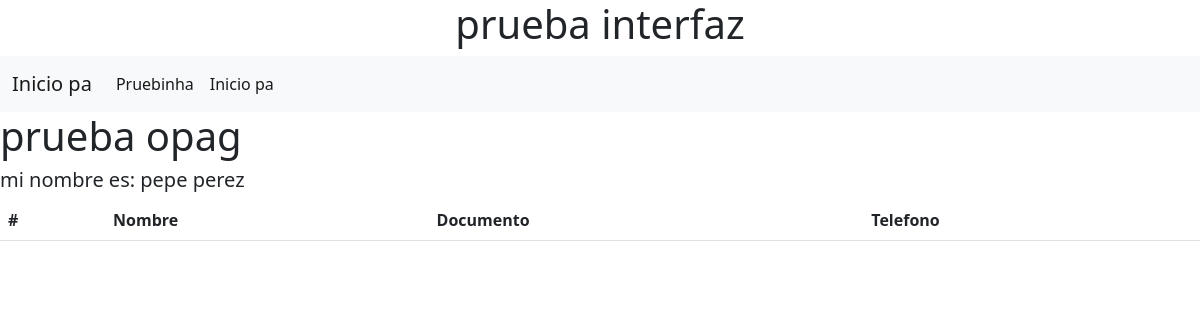
Before: /prueba/ with the older database file.
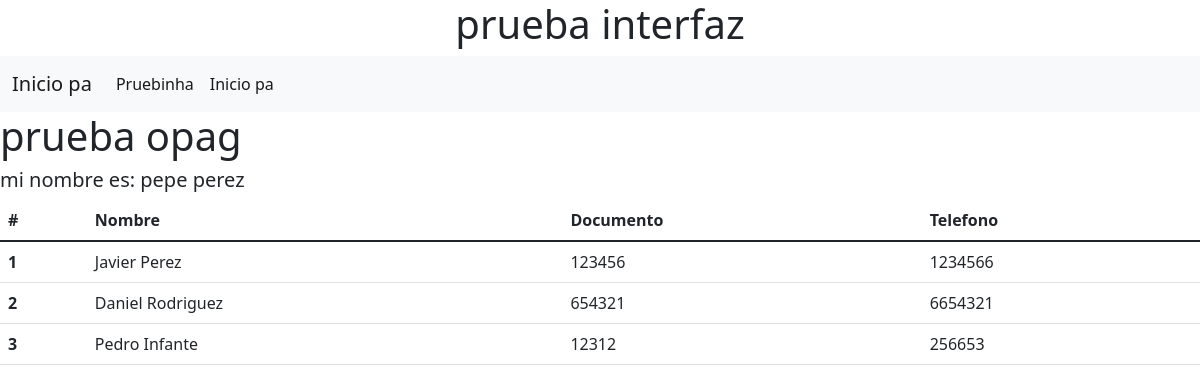
After: the same page with the newer database file.
### mainApp/models.py (models this page shows)
class Estudiante(models.Model):
    nombre = models.CharField(max_length=50)
    documento = models.IntegerField()
    fecha_nac = models.DateField(null=True, blank=True)
    telefono = models.IntegerField()
    created_at = models.DateTimeField(auto_now_add=True)
    updated_at = models.DateTimeField(auto_now=True)

### mainApp/views.py (the view)
# urls.py: path('prueba/', mainApp.views.prueba, name='prueba'),
def prueba(request):
    nombre = 'pepe'
    apellido = 'perez'
    estado = True
    estudiantes = mostrar_alumnos()
    return render(request, 'prueba.html',{
        'nomb' : nombre,
        'apell' : apellido,
        'dato' : estudiantes,
        'estado' : estado
    })

### mainApp/views.py (called while the page is built)
def mostrar_alumnos():
    estudiante = Estudiante.objects.all()
    return estudiante

### mainApp/templates/prueba.html (shortened to what this page needs)
{% extends 'layouts/layout.html' %}
{% block content %}
    <h1> prueba opag </h1>
    <h5>mi nombre es: {{nomb}} {{apell}}</h5>
    {% if estado %}
        <table class='table'>
            <thead>
                <tr>
                <th scope='col'>#</th>
                <th scope='col'>Nombre</th>
                <th scope='col'>Documento</th>
                <th scope='col'>Telefono</th>
                </tr>
            </thead>
            <tbody>
                {% for alumno in dato %}
                    <tr>
                        <th scope='row'>{{alumno.id}}</th>
                        <td>{{alumno.nombre}}</td>
                        <td>{{alumno.documento}}</td>
                        <td>{{alumno.telefono}}</td>
                    </tr>
                {% endfor %}
            </tbody>
        </table>
    {% endif %}
{% endblock  %}

### mainApp/templates/layouts/layout.html (shortened to what this page needs)
<!DOCTYPE html>
<html lang="en">
<head>
    <link href="https://cdn.jsdelivr.net/npm/bootstrap@5.1.3/dist/css/bootstrap.min.css" rel="stylesheet">
</head>
<body>
    <header>
        <h1 class='text-center'> prueba interfaz </h1>
        <nav class="navbar navbar-expand-lg navbar-light bg-light">
            <div class="container-fluid">
                <a class="navbar-brand" href={% url 'inicio' %}>Inicio pa</a>
                <div class="collapse navbar-collapse" id="navbarNav">
                <ul class="navbar-nav">
                    <li class="nav-item">
                    <a class="nav-link active" aria-current="page" href={% url 'prueba' %}>Pruebinha</a>
                    </li>
                    <li class="nav-item">
                    <a class="nav-link active" aria-current="page" href={% url 'inicio' %}>Inicio pa</a>
                    </li>
                </ul>
                </div>
            </div>
        </nav>
    </header>
    {% block content %}
    {% endblock  %}
</body>
</html>

Changed rows visible on the page:
added Estudiante: id "1", nombre "Javier Perez", documento "123456", telefono "1234566"
added Estudiante: id "2", nombre "Daniel Rodriguez", documento "654321", telefono "6654321"
added Estudiante: id "3", nombre "Pedro Infante", documento "12312", telefono "256653"
